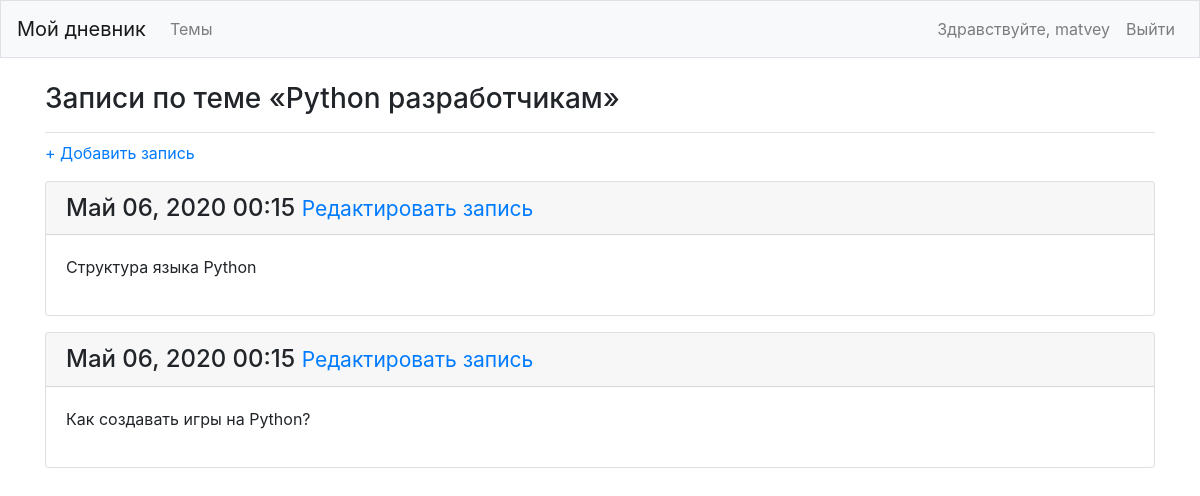
Screenshot of /topics/6/ (signed in) with the database file from the repository.
### learning_logs/models.py (models this page shows, shortened)
class Topic(models.Model):
    text = models.CharField(max_length=200)
    date_added = models.DateTimeField(auto_now_add=True)
    owner = models.ForeignKey(User, on_delete=models.CASCADE)
    def __str__(self):
        return self.text

class Entry(models.Model):
    topic = models.ForeignKey(Topic, on_delete=models.CASCADE)
    text = models.TextField()
    date_added = models.DateTimeField(auto_now_add=True)
    class Meta:
        verbose_name_plural = "entries"

### learning_logs/views.py (the view)
# urls.py: path("topics/<int:topic_id>/", views.topic, name="topic"),
@login_required
def topic(request, topic_id):
	topic = Topic.objects.get(id=topic_id)
	if not check_topic_owner(topic.owner, request.user):
		raise Http404
	entries = topic.entry_set.order_by("-date_added")
	context = {"topic": topic, "entries": entries}
	return render(request, "learning_logs/topic.html", context)

### learning_logs/views.py (called while the page is built)
def check_topic_owner(owner, user):
	return owner == user

### learning_logs/templates/learning_logs/topic.html
{% extends "learning_logs/base.html" %}
{% block page_header %}
	<h3>Записи по теме «{{ topic }}»</h3>
{% endblock page_header %}
{% block content %}
<p>
	<a href="{% url 'learning_logs:new_entry' topic.id %}">+ Добавить запись</a>
</p>
	{% for entry in entries %}
		<div class="card mb-3">
			<h4 class="card-header">
				{{ entry.date_added|date:'M d, Y H:i' }}
				<small><a href="{% url 'learning_logs:edit_entry' entry.id %}">Редактировать запись</a></small>
			</h4>
			<div class="card-body">
				{{ entry.text|linebreaks }}
			</div>
		</div>
	{% empty %}
	<p>По этой теме еще не добавлено ни одной записи :(</p>
	{% endfor %}
{% endblock content %}

### learning_logs/templates/learning_logs/base.html (shortened to what this page needs)
{% load bootstrap4 %}
<!DOCTYPE html>
<html lang="ru">
<head>
	{% bootstrap_css %}
</head>
<body>
	<nav class="navbar navbar-expand-md navbar-light bg-light mb-4 border">
		<a class="navbar-brand" href="{% url 'learning_logs:index' %}">Мой дневник</a>
		<div class="collapse navbar-collapse" id="navbarCollapse">
			<ul class="navbar-nav mr-auto">
				<li class="nav-item">
					<a href="{% url 'learning_logs:topics' %}" class="nav-link">Темы</a>
				</li>
			</ul>
			<ul class="navbar-nav ml-auto">
				{% if user.is_authenticated %}
					<li class="nav-item mr-2">
						<span class="navbar-text">Здравствуйте, {{ user.username }}</span>
					</li>
					<li class="nav-item">
						<a href="{% url 'users:logout' %}" class="nav-link">Выйти</a>
					</li>
				{% endif %}
			</ul>
		</div>
	</nav>
	<main role="main" class="container">
		<div class="pb-2 mb-2 border-bottom">
			{% block page_header %}{% endblock page_header %}
		</div>
		<div>
			{% block content %}{% endblock content %}
		</div>
	</main>
</body>
</html>

### rows the page displays
Topic: text "Python разработчикам"
Entry: date_added "Май 06, 2020 00:15", text "Структура языка Python"
Entry: date_added "Май 06, 2020 00:15", text "Как создавать игры на Python?"

### other values shown
{{ user.username }} "matvey"
